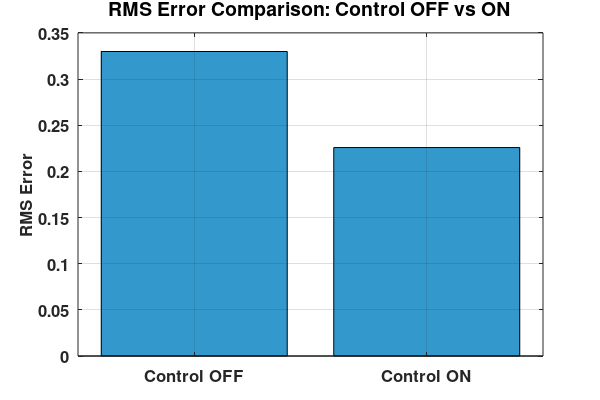

The MATLAB script that drew this image:
% MATLAB 脚本: plot_rmse_histogram.m

% 加载保存的误差数据
load('error_data_on.mat', 'error_x_on');
load('error_data_off.mat', 'error_x_off');

% 计算均方根误差（RMSE）
rmse_off = sqrt(mean(error_x_off.^2));  % 计算控制关闭状态下的RMSE
rmse_on = sqrt(mean(error_x_on.^2));    % 计算控制开启状态下的RMSE

% 创建直方图数据
rmse_data = [rmse_off, rmse_on];  % 将两个RMSE值放入数组
labels = {'Control OFF', 'Control ON'};  % X轴标签

% 绘制直方图
figure;
bar(rmse_data, 'FaceColor', [0.2, 0.6, 0.8]);  % 绘制直方图，设置颜色
set(gca, 'XTickLabel', labels, 'FontSize', 12, 'FontWeight', 'bold');  % 设置X轴标签
ylabel('RMS Error', 'FontSize', 12, 'FontWeight', 'bold');  % Y轴标签
title('RMS Error Comparison: Control OFF vs ON', 'FontSize', 14, 'FontWeight', 'bold');  % 图表标题
grid on;  % 添加网格线

% 设置图表尺寸以优化PDF输出
set(gcf, 'PaperUnits', 'inches');
set(gcf, 'PaperPosition', [0 0 6 4]);  % 设置图表的尺寸为6x4英寸
set(gcf, 'PaperSize', [6 4]);  % 设置PDF文件的页面大小与图表相同

% 保存为高质量矢量图PDF格式
print(gcf, 'RMSErrorComparison_hat.pdf', '-dpdf', '-r300');

% 关闭图形窗口（如果不再需要进一步编辑）
close(gcf);
